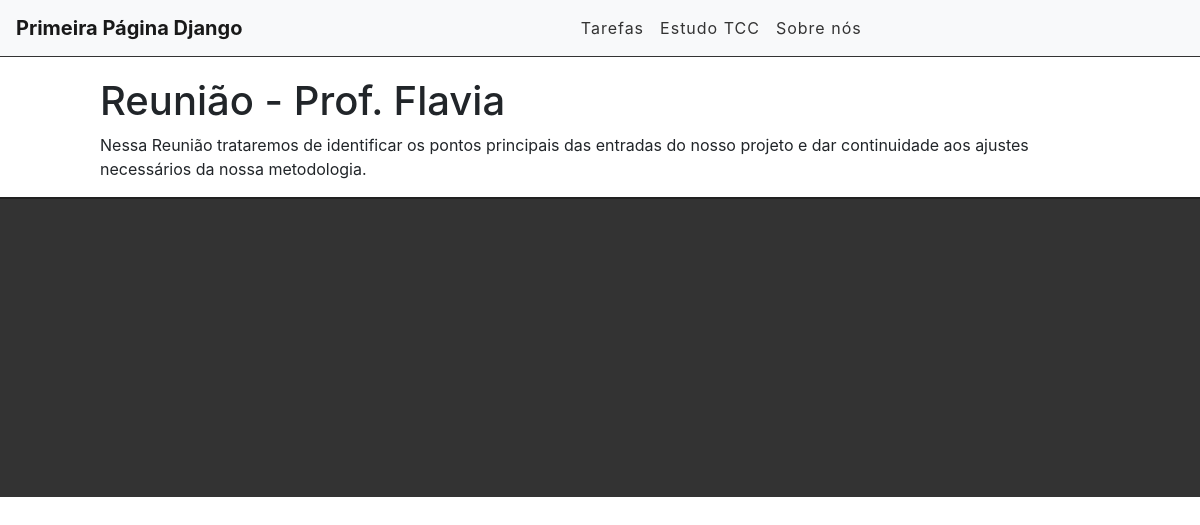
The app's page /task/2 with its own data.
### tasks/models.py (models this page shows, shortened)
class Task(models.Model):
    STATUS = (
        ('doing','Doing'),
        ('done','Done'),
    )
    title = models.CharField(max_length=255)
    description = models.TextField()
    done = models.CharField(
        max_length=5,
        choices=STATUS,
    )
    created_at = models.DateTimeField(auto_now_add=True)
    updated_at = models.DateTimeField(auto_now=True)

### tasks/views.py (the view)
# urls.py: path('task/<int:id>', views.taskView, name='task-view'),
def taskView(request, id):
    tasks = get_object_or_404(Task, pk=id)
    return render(request, 'tasks/task.html', {'tasks': tasks})

### tasks/templates/tasks/task.html (shortened to what this page needs)
{% extends 'base.html' %}
{% block content %}
    <div class="offset-1 col-10 list-div">
        <h1>{{tasks.title}}</h1>
        <p>{{tasks.description}}</p>
    </div>
{% endblock %}

### tasks/static/css/style.css (style rules this page uses)
.list-div { padding: 0; }

### records on screen
Task: title "Reunião - Prof. Flavia", description "Nessa Reunião trataremos de identificar os pontos principais das entradas do nosso projeto e dar continuidade aos ajustes necessários da nossa metodologia."
